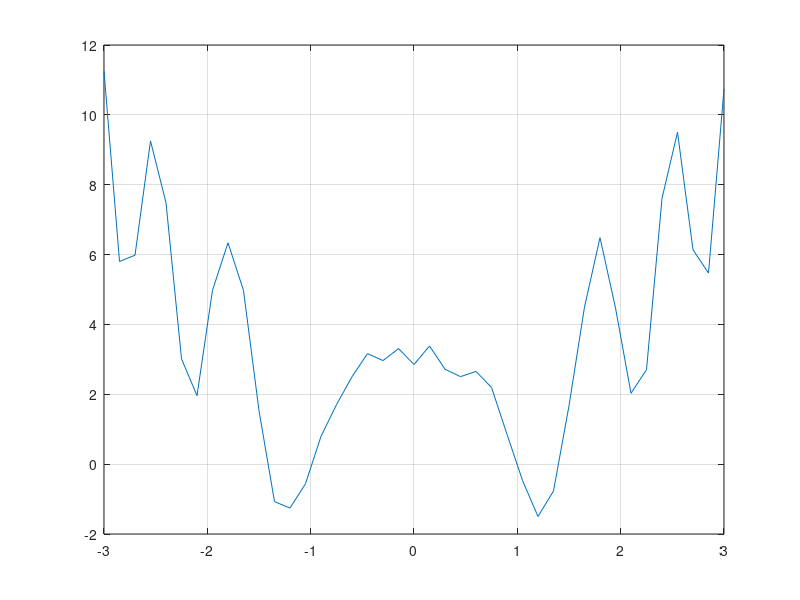

Write MATLAB code to recreate this figure. (Note: this script raises an error after producing the figure.)
%% plot the identification data
clear;
load('lab3_04.mat');
yid=id.Y;
xid=id.X;
plot(xid, yid); 

%% grid of radial basis function
grid;
N=length(xid);
fi=input(xid, N, 20);
%% system of linear equations for linear regression
 teta=fi\yid';
 yh=fi*teta;
 MSE=1/N*(sum((yid'-yh).^2));
 plot(xid, yh);
 
 %% validate
 
 xval=val.X;
 yval=val.Y;
 plot(xval, yval); hold on
 Nval=length(xval);
 
fiVal=input(xval, Nval, 20);
yValH=fiVal*teta;
plot(xval, yValH);
MSEval=1/Nval*(sum((yval'-yValH).^2));
  
 
 
 